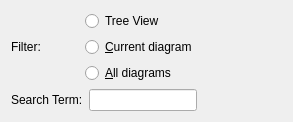
<?xml version="1.0" encoding="UTF-8"?>
<ui version="4.0">
 <class>FindDialog</class>
 <widget class="QWidget" name="FindDialog">
  <property name="geometry">
   <rect>
    <x>0</x>
    <y>0</y>
    <width>293</width>
    <height>118</height>
   </rect>
  </property>
  <layout class="QFormLayout" name="formLayout">
   <item row="0" column="0">
    <layout class="QVBoxLayout" name="verticalLayout_2">
     <item>
      <layout class="QHBoxLayout" name="horizontalLayout_2">
       <item>
        <widget class="QLabel" name="label">
         <property name="text">
          <string>Filter:</string>
         </property>
         <property name="buddy">
          <cstring>ui_CurrentDiagram</cstring>
         </property>
        </widget>
       </item>
       <item>
        <layout class="QVBoxLayout" name="verticalLayout">
         <item>
          <widget class="QRadioButton" name="ui_treeView">
           <property name="text">
            <string>Tree View</string>
           </property>
           <attribute name="buttonGroup">
            <string notr="true">buttonGroup</string>
           </attribute>
          </widget>
         </item>
         <item>
          <widget class="QRadioButton" name="ui_CurrentDiagram">
           <property name="text">
            <string>&amp;Current diagram</string>
           </property>
           <attribute name="buttonGroup">
            <string notr="true">buttonGroup</string>
           </attribute>
          </widget>
         </item>
         <item>
          <widget class="QRadioButton" name="ui_Diagrams">
           <property name="text">
            <string>&amp;All diagrams</string>
           </property>
           <attribute name="buttonGroup">
            <string notr="true">buttonGroup</string>
           </attribute>
          </widget>
         </item>
        </layout>
       </item>
      </layout>
     </item>
     <item>
      <layout class="QHBoxLayout" name="horizontalLayout">
       <item>
        <widget class="QLabel" name="label_2">
         <property name="text">
          <string>Search Term:</string>
         </property>
         <property name="buddy">
          <cstring>ui_searchTerm</cstring>
         </property>
        </widget>
       </item>
       <item>
        <widget class="KLineEdit" name="ui_searchTerm"/>
       </item>
      </layout>
     </item>
    </layout>
   </item>
  </layout>
 </widget>
 <customwidgets>
  <customwidget>
   <class>KLineEdit</class>
   <extends>QLineEdit</extends>
   <header>klineedit.h</header>
  </customwidget>
 </customwidgets>
 <tabstops>
  <tabstop>ui_searchTerm</tabstop>
  <tabstop>ui_treeView</tabstop>
  <tabstop>ui_CurrentDiagram</tabstop>
  <tabstop>ui_Diagrams</tabstop>
 </tabstops>
 <resources/>
 <connections/>
 <buttongroups>
  <buttongroup name="buttonGroup"/>
 </buttongroups>
</ui>
